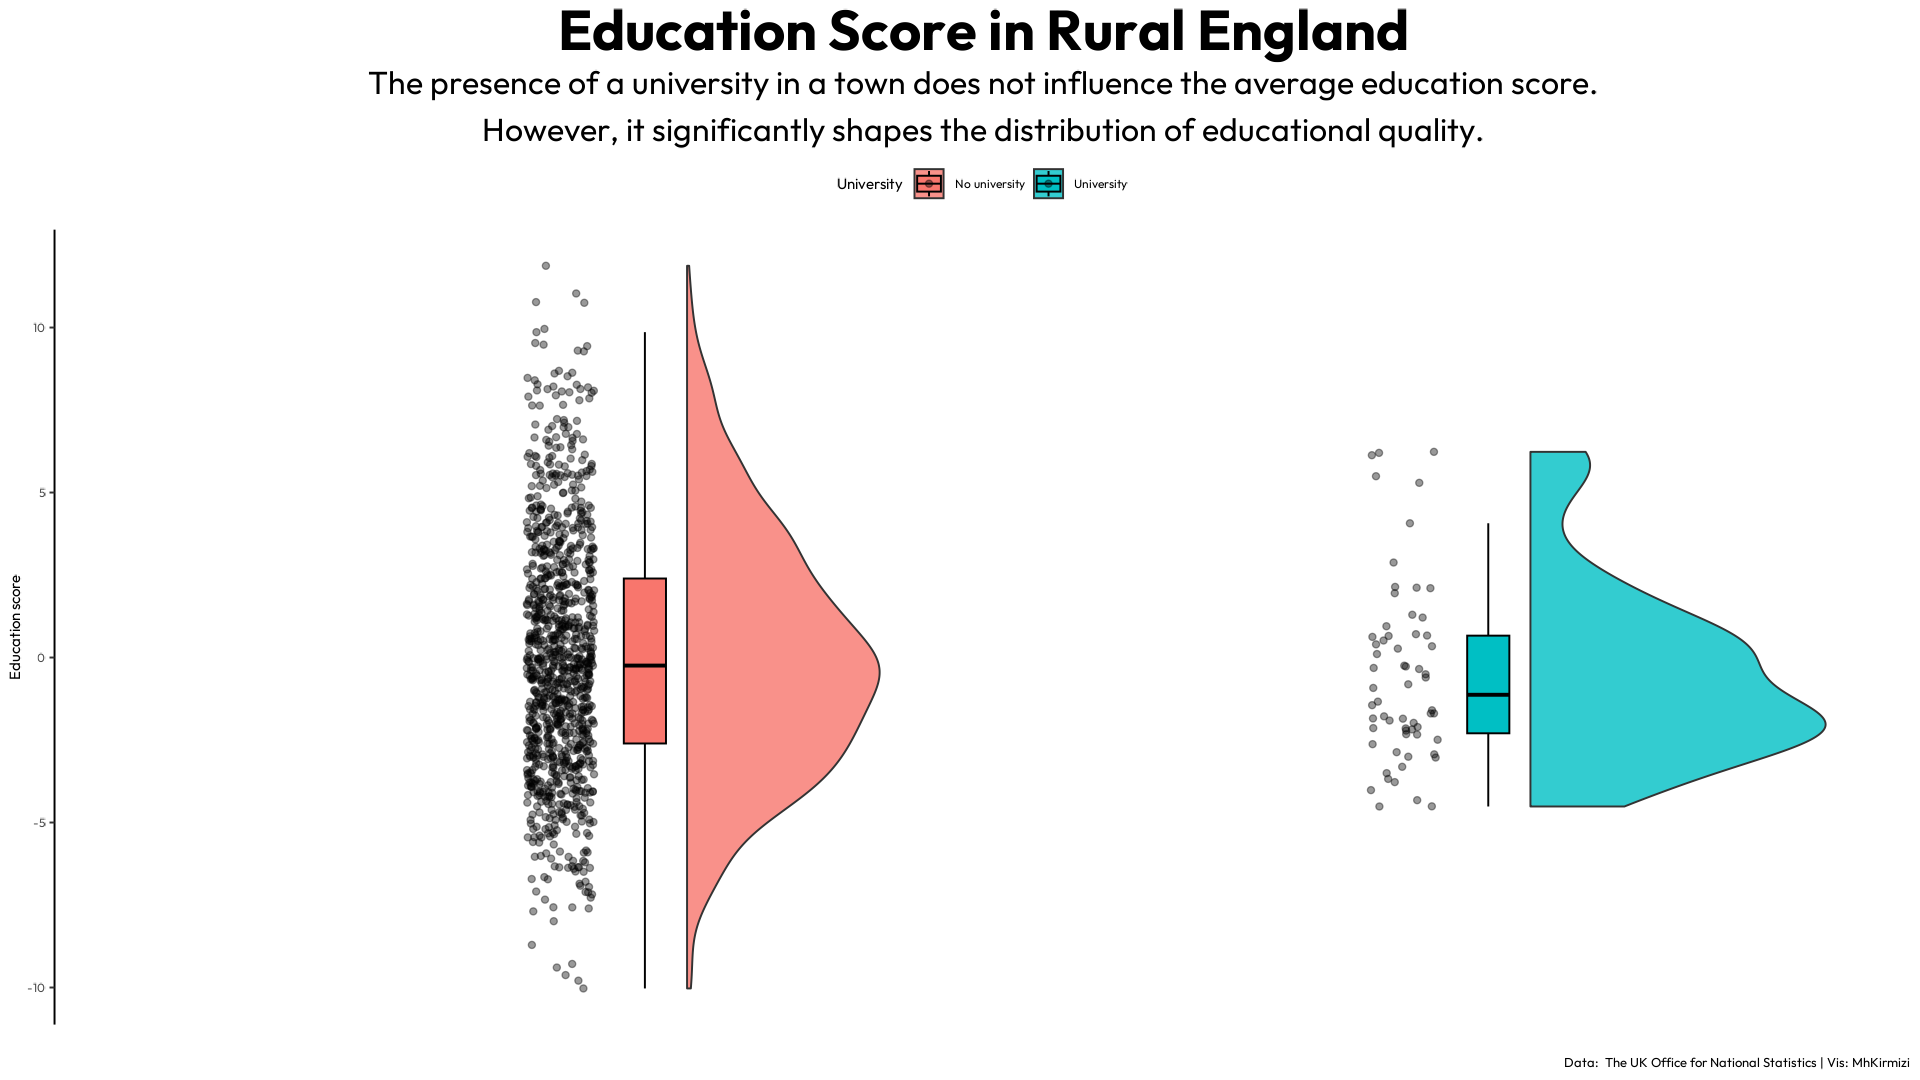

R code for this plot:
library(tidyverse)
library(showtext)
library(ggrain)
## Fonts
font_add_google('Outfit', 'Outfit')
showtext_auto()

## Text
title <- "Education Score in Rural England"
subtitle <- "The presence of a university in a town does not influence the average education score. \nHowever, it significantly shapes the distribution of educational quality."
caption <- "Data:  The UK Office for National Statistics | Vis: MhKirmizi"
### Data 
english_education <- readr::read_csv('https://raw.githubusercontent.com/rfordatascience/tidytuesday/main/data/2024/2024-01-23/english_education.csv')

english_education |>
  filter(!is.na(university_flag)) |> 
  ggplot(aes(x = university_flag, y = education_score, fill = university_flag)) +
  geom_rain(alpha = .8,
            boxplot.args = list(
              color = "black",
              outlier.shape = NA), 
            point.args = list(alpha = .4)) +
  labs(
    x = "",
    y = "Education score", 
    title = title,
    subtitle = subtitle,
    caption = caption,
    fill = "University"
    ) +
  theme_classic(base_family = 'Outfit') +
  theme(
    plot.title = element_text(size = 42, hjust = .5, face= "bold"), 
    plot.subtitle = element_text(size = 24, hjust = .5),
    plot.caption = element_text(size = 10),
    axis.line.x = element_blank(),
    axis.ticks.x = element_blank(),
    axis.text.x = element_blank(),
    legend.position = "top"
  )
ggsave("education_england.png", width = 1920, height = 1080, units = "px", dpi = 132)




